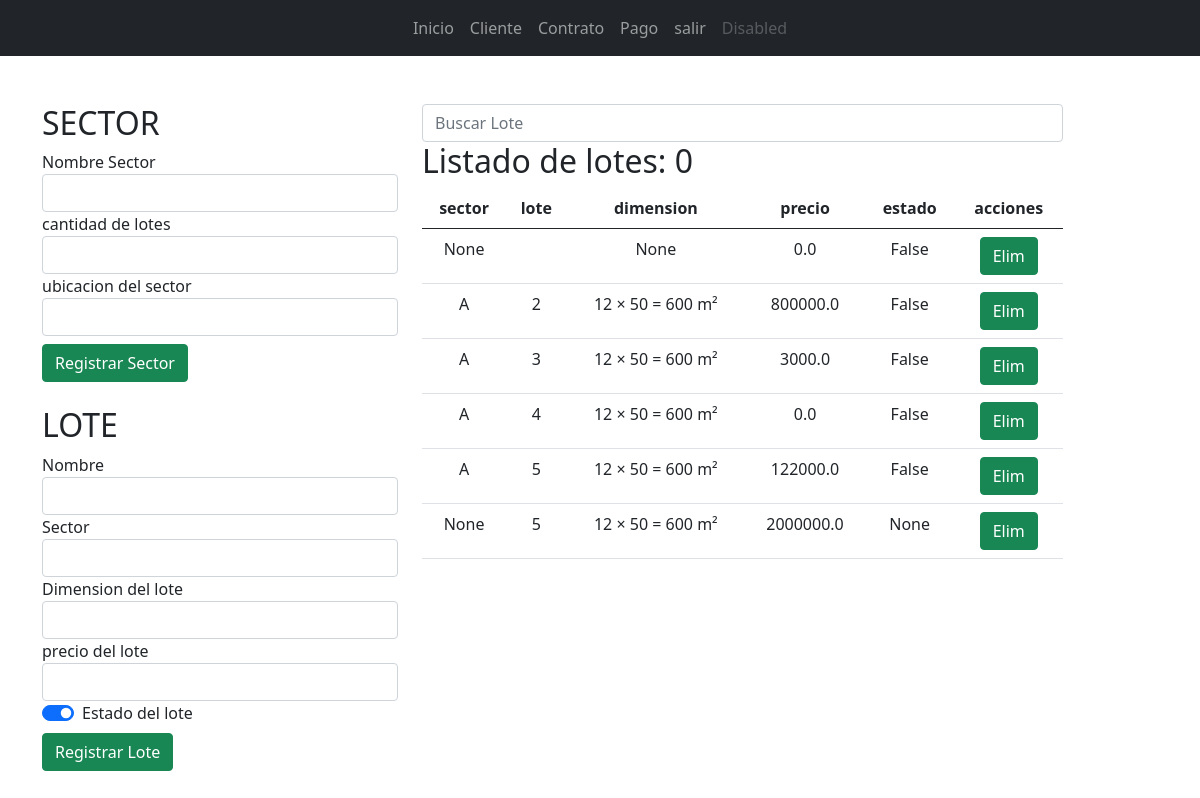
/terreno/, run on an earlier commit of the app's database.
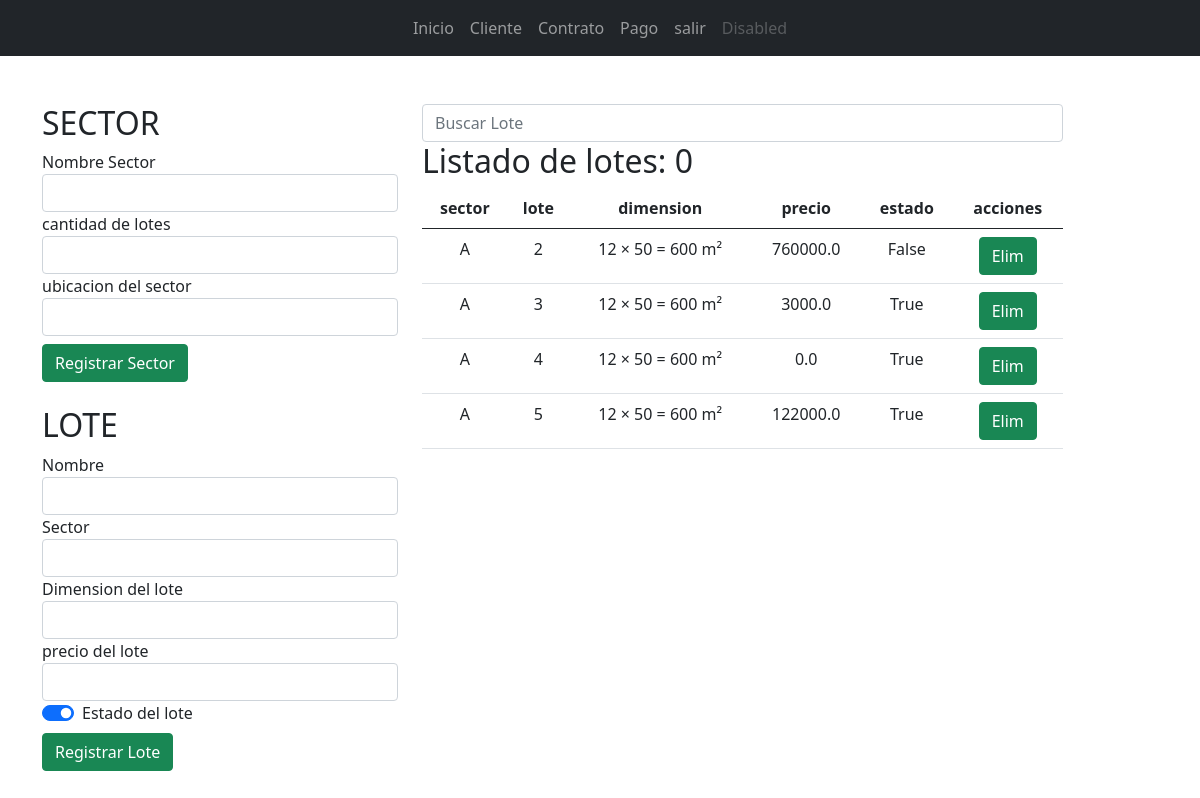
And on a later commit of the database.
### app_lotificadora/models.py (models this page shows, shortened)
class Lote(models.Model):
    nombre = models.CharField(max_length=35)
    sector = models.ForeignKey(Sector,on_delete=models.CASCADE, null=True)
    dimension = models.CharField(max_length=40, null=True, blank=True)
    precio = models.FloatField(default=0, null=True, blank=True)
    estado = models.BooleanField(null=True, blank=True)

class Sector(models.Model):
    nombre = models.CharField(max_length=35)
    cantidad = models.FloatField(default=0, null=True, blank=True)
    ubicacion = models.CharField(max_length=40, null=True)
    def __str__(self):
        return self.nombre

### app_lotificadora/views.py (the view, shortened to what this page needs)
# urls.py: path('terreno/', views.terreno, name="terreno"),
def terreno(request):
    q = request.GET.get('q')
    if q:
        sec = Sector.objects.filter(nombre__startswith=q).order_by('nombre')
        lot = Lote.objects.filter(nombre__startswith=q).order_by('nombre')
    else:
        sec = Sector.objects.all().order_by('nombre')
        lot = Lote.objects.all().order_by('nombre')
    ctx = {
        'terreno': sec,
        'terreno': lot,
    }
    return render(request, 'terreno/terreno.html', ctx)

### app_lotificadora/templates/terreno/terreno.html (shortened to what this page needs)
{% extends "base.html" %}
{% block container %}
    <div class="row">
        <div class="col-md-4">
            <div class="col">
                <div class="col-md-12">
                    <h2>SECTOR</h2>
                    {% if v %}
                    <form action="{% url 'mantenimiento_vendedor' v.id %}" method="post" id="#frm-terreno">
                    {% else %}
                    <form action="" method="post" id="#frm-terreno">
                    {% endif %}
                        <div>
                            <label for="txt-nombre">Nombre Sector</label>
                            <input type="text" value="{{ t.nombre }}" class="form-control" id="txt-nombre" name="txt-nombre" required autofocus>
                        </div>
                        <div>
                            <label for="txt-cantidad">cantidad de lotes</label>
                            <input type="text" value="{{ t.cantidad }}" class="form-control" id="txt-cantidad" name="txt-cantidad" required autofocus>
                        </div>
                        <div>
                            <label for="txt-ubicacion">ubicacion del sector</label>
                            <input type="text" value="{{ t.ubicacion }}" class="form-control" id="txt-ubicacion" name="txt-ubicacion" required autofocus>
                        </div>
                        <div class="mt-2">
                            {% if t %}
                            <input type="submit" class="btn btn-success" value="actualizar Cliente">
                            {% else %}
                            <input type="submit" class="btn btn-success" value="Registrar Sector">
                            {% endif %}
                        </div>
                    </form>
                </div>
                <div class="col-md-12 mt-4">
                    <h2>LOTE</h2>
                    {% if t %}
                    <form action="{% url 'mantenimiento_vendedor' v.id %}" method="post" id="#frm-terreno">
                    {% else %}
                    <form action="" method="post" id="#frm-terreno">
                    {% endif %}
                        <div>
                            <label for="txt-nombre">Nombre</label>
                            <input type="text" class="form-control" id="txt-nombre" name="txt-nombre">
                        </div>
                        <div>
                            <label for="cbo-sector">Sector</label>
                            <input type="text" class="form-control" id="cbo-sector" name="cbo-sector">
                        </div>
                        <div>
                            <label for="txt-dimension">Dimension del lote</label>
                            <input type="text" class="form-control" id="txt-dimension" name="txt-dimension">
                        </div>
                        <div>
                            <label for="txt-precio">precio del lote</label>
                            <input type="text" class="form-control" id="txt-precio" name="txt-precio">
                        </div>
                        <div class="form-check form-switch">
                            <input class="form-check-input" type="checkbox" id="chk-estado" checked>
                            <label class="form-check-label" for="chk-estado">Estado del lote</label>
                        </div>
                        <div class="mt-2">
                            {% if t %}
                            <input type="submit" class="btn btn-success" value="actualizar Cliente">
                            {% else %}
                            <input type="submit" class="btn btn-success" value="Registrar Lote">
                            {% endif %}
                        </div>
                    </form>
                </div>
            </div>
        </div>
        <div class="col-md-7">
            <form action="" method="get">
                <input type="search" name="q" value="{{ q }}" class="form-control" placeholder="Buscar Lote">
            </form>
            <h2>Listado de lotes: {{ lote|length }}</h2>
            <div class="table-responsive">
                <table class="table table-hover">
                    <thead>
                        <tr class="text-center">
                            <th>sector</th>
                            <th>lote</th>
                            <th>dimension</th>
                            <th>precio</th>
                            <th>estado</th>
                            <th>acciones</th>
                        </tr>
                    </thead>
                    <tbody>
                        {% for l in terreno %}
                            <tr class="text-center">
                                <td>{{ l.sector }}</td>
                                <td>{{ l.nombre }}</td>
                                <td>{{ l.dimension }}</td>
                                <td>{{ l.precio }}</td>
                                <td>{{ l.estado }}</td>
                                <td>
                                    <a onclick="if (!confirm('Confirme la eliminacion')) return false;" href="{% url 'eliminar_terreno' l.id %}" type="submit" class="btn btn-success" value="eliminar">Elim</a>
                                </td>
                            </tr>
                        {% empty %}
                            <div class="alert alert-danger">No se encuentran lotes</div>
                        {% endfor %}
                    </tbody>
                </table>
            </div>
        </div>
    </div>
{% endblock  %}

### global_templates/base.html (shortened to what this page needs)
{% load static %}
<!DOCTYPE html>
<html lang="en">
<head>
    <link href="https://cdn.jsdelivr.net/npm/bootstrap@5.0.2/dist/css/bootstrap.min.css" rel="stylesheet">
</head>
<body>
    <nav class="navbar navbar-expand-lg navbar-dark bg-dark">
        <div class="container-fluid">
            <div class="collapse navbar-collapse justify-content-center" id="navbarCenteredExample">
                <ul class="navbar-nav mb-2 mb-lg-0">
                    <li class="nav-item">
                        <a class="nav-link" href="{% url 'inicio' %}">Inicio</a>
                    </li>
                    <li class="nav-item">
                        <a class="nav-link" href="{% url 'cliente' %}">Cliente</a>
                    </li>
                    <li class="nav-item">
                        <a class="nav-link" href="{% url 'contrato' %}">Contrato</a>
                    </li>
                    <li class="nav-item">
                        <a class="nav-link" href="{% url 'pago' %}">Pago</a>
                    </li>
                    <li class="nav-item">
                        <a class="nav-link" href="{% url 'logout_view' %}">salir</a>
                    </li>
                    <li class="nav-item">
                        <a class="nav-link disabled" href="#" tabindex="-1" aria-disabled="true">Disabled</a>
                    </li>
                </ul>
            </div>
        </div>
    </nav>
    <div class="container mt-5">
        {% block container %}{% endblock %}
    </div>
</body>
</html>

What changed in the data, as far as the page shows it:
removed Lote: sector "None", dimension "None", precio "0.0", estado "False"
removed Lote: sector "None", nombre "5", dimension "12 × 50 = 600 m²", precio "2000000.0", estado "None"
changed Lote "False": precio "800000.0" → "760000.0"
changed Lote (number 2 of 4 on the later page): estado "False" → "True"
changed Lote (number 3 of 4 on the later page): estado "False" → "True"
changed Lote (number 4 of 4 on the later page): estado "False" → "True"
